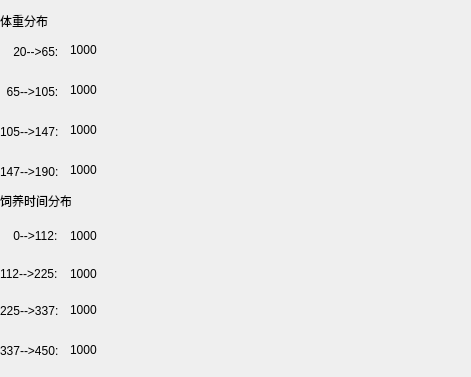
      <widget class="QWidget" name="blackInfo">
       <property name="geometry">
        <rect>
         <x>0</x>
         <y>0</y>
         <width>471</width>
         <height>377</height>
        </rect>
       </property>
       <attribute name="label">
        <string>黑猪统计信息</string>
       </attribute>
       <widget class="QLabel" name="black105147">
        <property name="geometry">
         <rect>
          <x>0</x>
          <y>111</y>
          <width>71</width>
          <height>41</height>
         </rect>
        </property>
        <property name="text">
         <string>105--&gt;147:</string>
        </property>
       </widget>
       <widget class="QLabel" name="black147190">
        <property name="geometry">
         <rect>
          <x>0</x>
          <y>151</y>
          <width>71</width>
          <height>41</height>
         </rect>
        </property>
        <property name="text">
         <string>147--&gt;190:</string>
        </property>
       </widget>
       <widget class="QLabel" name="black112225">
        <property name="geometry">
         <rect>
          <x>0</x>
          <y>253</y>
          <width>71</width>
          <height>41</height>
         </rect>
        </property>
        <property name="text">
         <string>112--&gt;225:</string>
        </property>
       </widget>
       <widget class="QLabel" name="black337450">
        <property name="geometry">
         <rect>
          <x>0</x>
          <y>330</y>
          <width>71</width>
          <height>41</height>
         </rect>
        </property>
        <property name="text">
         <string>337--&gt;450:</string>
        </property>
       </widget>
       <widget class="QLabel" name="black2065">
        <property name="geometry">
         <rect>
          <x>0</x>
          <y>31</y>
          <width>71</width>
          <height>41</height>
         </rect>
        </property>
        <property name="text">
         <string>    20--&gt;65:</string>
        </property>
       </widget>
       <widget class="QLabel" name="black65105">
        <property name="geometry">
         <rect>
          <x>0</x>
          <y>71</y>
          <width>71</width>
          <height>41</height>
         </rect>
        </property>
        <property name="text">
         <string>  65--&gt;105:</string>
        </property>
       </widget>
       <widget class="QLabel" name="black0112">
        <property name="geometry">
         <rect>
          <x>0</x>
          <y>220</y>
          <width>71</width>
          <height>31</height>
         </rect>
        </property>
        <property name="text">
         <string>    0--&gt;112:</string>
        </property>
       </widget>
       <widget class="QLabel" name="black225337">
        <property name="geometry">
         <rect>
          <x>0</x>
          <y>290</y>
          <width>71</width>
          <height>41</height>
         </rect>
        </property>
        <property name="text">
         <string>225--&gt;337:</string>
        </property>
       </widget>
       <widget class="QLabel" name="label">
        <property name="geometry">
         <rect>
          <x>0</x>
          <y>10</y>
          <width>61</width>
          <height>21</height>
         </rect>
        </property>
        <property name="text">
         <string>体重分布</string>
        </property>
       </widget>
       <widget class="QLabel" name="label_2">
        <property name="geometry">
         <rect>
          <x>0</x>
          <y>190</y>
          <width>71</width>
          <height>21</height>
         </rect>
        </property>
        <property name="text">
         <string>饲养时间分布</string>
        </property>
       </widget>
       <widget class="QLabel" name="blackwbar0">
        <property name="geometry">
         <rect>
          <x>70</x>
          <y>36</y>
          <width>400</width>
          <height>31</height>
         </rect>
        </property>
        <property name="frameShadow">
         <enum>QFrame::Plain</enum>
        </property>
        <property name="text">
         <string/>
        </property>
        <property name="textFormat">
         <enum>Qt::AutoText</enum>
        </property>
        <property name="pixmap">
         <pixmap resource="img/image.qrc">:/img1/grass.png</pixmap>
        </property>
       </widget>
       <widget class="QLabel" name="blackwbar1">
        <property name="geometry">
         <rect>
          <x>70</x>
          <y>76</y>
          <width>54</width>
          <height>31</height>
         </rect>
        </property>
        <property name="text">
         <string/>
        </property>
        <property name="pixmap">
         <pixmap resource="img/image.qrc">:/img1/grass.png</pixmap>
        </property>
       </widget>
       <widget class="QLabel" name="blackwbar2">
        <property name="geometry">
         <rect>
          <x>70</x>
          <y>116</y>
          <width>54</width>
          <height>31</height>
         </rect>
        </property>
        <property name="text">
         <string/>
        </property>
        <property name="pixmap">
         <pixmap resource="img/image.qrc">:/img1/grass.png</pixmap>
        </property>
       </widget>
       <widget class="QLabel" name="blackwbar3">
        <property name="geometry">
         <rect>
          <x>70</x>
          <y>156</y>
          <width>54</width>
          <height>31</height>
         </rect>
        </property>
        <property name="text">
         <string/>
        </property>
        <property name="pixmap">
         <pixmap resource="img/image.qrc">:/img1/grass.png</pixmap>
        </property>
       </widget>
       <widget class="QLabel" name="blacktbar0">
        <property name="geometry">
         <rect>
          <x>70</x>
          <y>220</y>
          <width>54</width>
          <height>31</height>
         </rect>
        </property>
        <property name="text">
         <string/>
        </property>
        <property name="pixmap">
         <pixmap resource="img/image.qrc">:/img1/grass.png</pixmap>
        </property>
       </widget>
       <widget class="QLabel" name="blacktbar1">
        <property name="geometry">
         <rect>
          <x>70</x>
          <y>258</y>
          <width>54</width>
          <height>31</height>
         </rect>
        </property>
        <property name="text">
         <string/>
        </property>
        <property name="pixmap">
         <pixmap resource="img/image.qrc">:/img1/grass.png</pixmap>
        </property>
       </widget>
       <widget class="QLabel" name="blacktbar2">
        <property name="geometry">
         <rect>
          <x>70</x>
          <y>296</y>
          <width>54</width>
          <height>31</height>
         </rect>
        </property>
        <property name="text">
         <string/>
        </property>
        <property name="pixmap">
         <pixmap resource="img/image.qrc">:/img1/grass.png</pixmap>
        </property>
       </widget>
       <widget class="QLabel" name="blacktbar3">
        <property name="geometry">
         <rect>
          <x>70</x>
          <y>335</y>
          <width>54</width>
          <height>31</height>
         </rect>
        </property>
        <property name="text">
         <string/>
        </property>
        <property name="pixmap">
         <pixmap resource="img/image.qrc">:/img1/grass.png</pixmap>
        </property>
       </widget>
       <widget class="QLabel" name="label_b0">
        <property name="geometry">
         <rect>
          <x>70</x>
          <y>42</y>
          <width>31</width>
          <height>16</height>
         </rect>
        </property>
        <property name="text">
         <string>1000</string>
        </property>
       </widget>
       <widget class="QLabel" name="label_b1">
        <property name="geometry">
         <rect>
          <x>70</x>
          <y>82</y>
          <width>31</width>
          <height>16</height>
         </rect>
        </property>
        <property name="text">
         <string>1000</string>
        </property>
       </widget>
       <widget class="QLabel" name="label_b2">
        <property name="geometry">
         <rect>
          <x>70</x>
          <y>122</y>
          <width>31</width>
          <height>16</height>
         </rect>
        </property>
        <property name="text">
         <string>1000</string>
        </property>
       </widget>
       <widget class="QLabel" name="label_b3">
        <property name="geometry">
         <rect>
          <x>70</x>
          <y>162</y>
          <width>31</width>
          <height>16</height>
         </rect>
        </property>
        <property name="text">
         <string>1000</string>
        </property>
       </widget>
       <widget class="QLabel" name="label_b4">
        <property name="geometry">
         <rect>
          <x>70</x>
          <y>228</y>
          <width>31</width>
          <height>16</height>
         </rect>
        </property>
        <property name="text">
         <string>1000</string>
        </property>
       </widget>
       <widget class="QLabel" name="label_b5">
        <property name="geometry">
         <rect>
          <x>70</x>
          <y>266</y>
          <width>31</width>
          <height>16</height>
         </rect>
        </property>
        <property name="text">
         <string>1000</string>
        </property>
       </widget>
       <widget class="QLabel" name="label_b6">
        <property name="geometry">
         <rect>
          <x>70</x>
          <y>302</y>
          <width>31</width>
          <height>16</height>
         </rect>
        </property>
        <property name="text">
         <string>1000</string>
        </property>
       </widget>
       <widget class="QLabel" name="label_b7">
        <property name="geometry">
         <rect>
          <x>70</x>
          <y>342</y>
          <width>31</width>
          <height>16</height>
         </rect>
        </property>
        <property name="text">
         <string>1000</string>
        </property>
       </widget>
      </widget>
